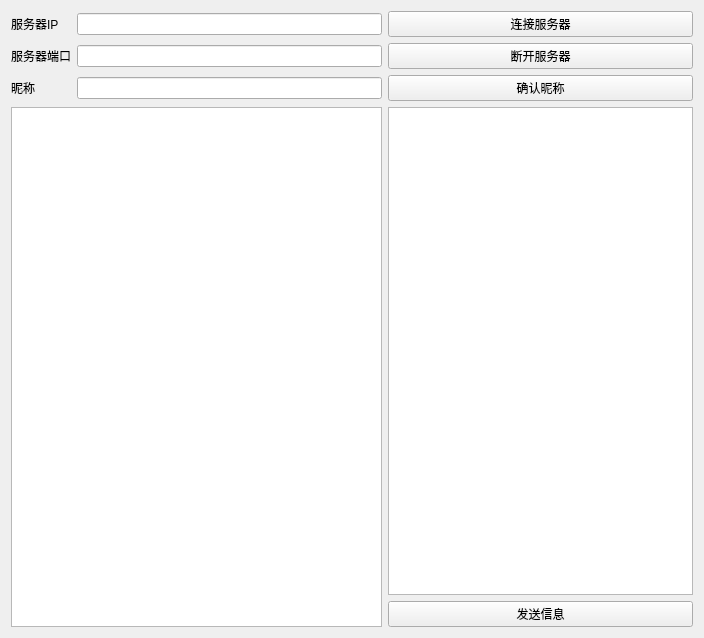
<?xml version="1.0" encoding="UTF-8"?>
<ui version="4.0">
 <class>ChatClient</class>
 <widget class="QWidget" name="ChatClient">
  <property name="geometry">
   <rect>
    <x>0</x>
    <y>0</y>
    <width>704</width>
    <height>638</height>
   </rect>
  </property>
  <property name="windowTitle">
   <string>ChatClient</string>
  </property>
  <layout class="QGridLayout" name="gridLayout">
   <item row="2" column="0">
    <widget class="QLabel" name="label_3">
     <property name="text">
      <string>昵称</string>
     </property>
    </widget>
   </item>
   <item row="1" column="0">
    <widget class="QLabel" name="label_2">
     <property name="text">
      <string>服务器端口</string>
     </property>
    </widget>
   </item>
   <item row="2" column="1">
    <widget class="QLineEdit" name="lineEditNick"/>
   </item>
   <item row="0" column="2">
    <widget class="QPushButton" name="ButtonConnect">
     <property name="text">
      <string>连接服务器</string>
     </property>
    </widget>
   </item>
   <item row="5" column="2">
    <widget class="QPushButton" name="ButtonSend">
     <property name="text">
      <string>发送信息</string>
     </property>
    </widget>
   </item>
   <item row="2" column="2">
    <widget class="QPushButton" name="ButtonNickname">
     <property name="text">
      <string>确认昵称</string>
     </property>
    </widget>
   </item>
   <item row="1" column="1">
    <widget class="QLineEdit" name="lineEditPort"/>
   </item>
   <item row="1" column="2">
    <widget class="QPushButton" name="ButtonDisconnect">
     <property name="text">
      <string>断开服务器</string>
     </property>
    </widget>
   </item>
   <item row="0" column="0">
    <widget class="QLabel" name="label">
     <property name="text">
      <string>服务器IP</string>
     </property>
    </widget>
   </item>
   <item row="3" column="2" rowspan="2">
    <widget class="QTextEdit" name="textEditInput"/>
   </item>
   <item row="0" column="1">
    <widget class="QLineEdit" name="lineEditIP"/>
   </item>
   <item row="3" column="0" rowspan="3" colspan="2">
    <widget class="QTextEdit" name="textEditOutput">
     <property name="readOnly">
      <bool>true</bool>
     </property>
    </widget>
   </item>
  </layout>
 </widget>
 <resources/>
 <connections/>
</ui>
